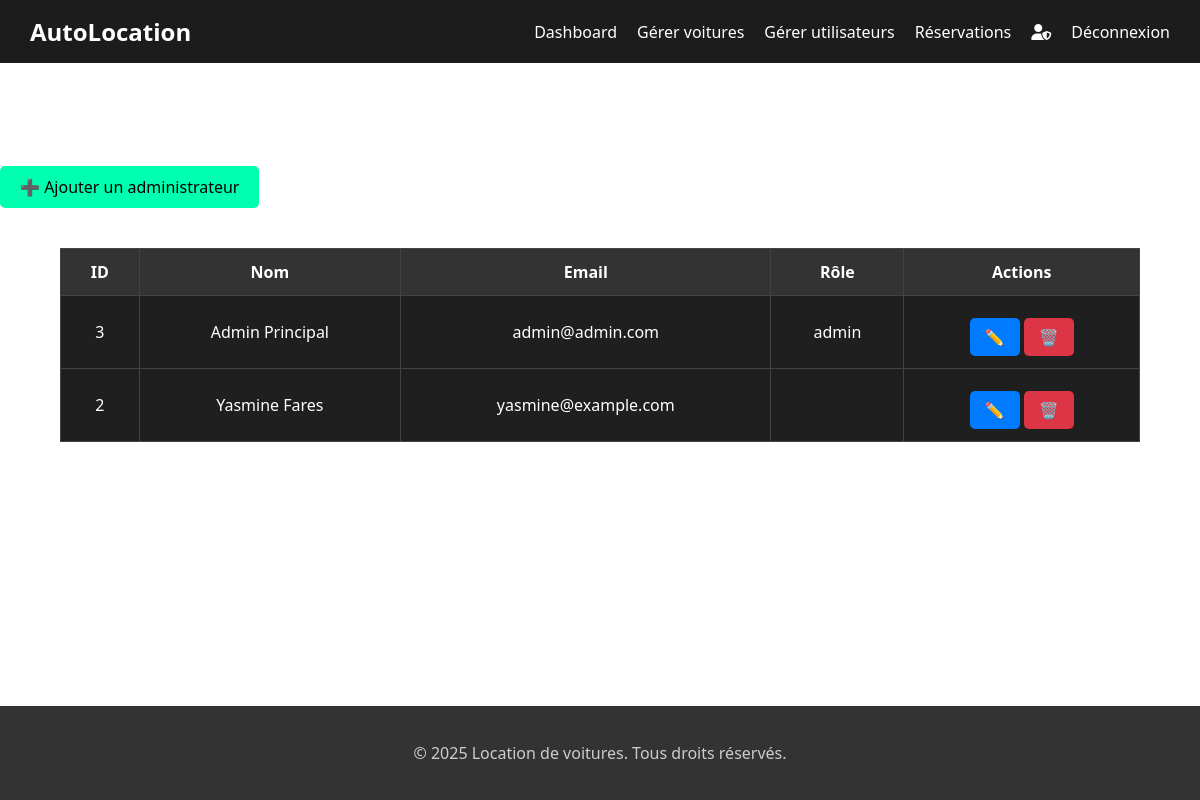
/gerer_utilisateur.php, run on the app's committed database.
### tables this page shows
CREATE TABLE `utilisateurs` (
  `id` int(11) NOT NULL,
  `nom` varchar(100) DEFAULT NULL,
  `email` varchar(100) DEFAULT NULL,
  `motdepasse` varchar(255) DEFAULT NULL,
  `role` enum('utilisateur','admin') DEFAULT 'utilisateur',
  `date_inscription` datetime DEFAULT current_timestamp()
);

### gerer_utilisateur.php (the view, shortened to what this page needs)
<?php
include 'db.php';
include 'header_admin.php';
$resultat = $conn->query("SELECT * FROM utilisateurs ORDER BY id DESC");
?>
<!DOCTYPE html>
<html lang="fr">
<head>
    <link rel="stylesheet" href="css/style.css">
</head>
<body>
<section class="section-utilisateurs">
    <h2>Gérer les utilisateurs</h2>
    <a href="ajouter_admin.php" class="btn-ajouter">➕ Ajouter un administrateur</a>
    <table class="table-utilisateurs">
        <thead>
            <tr>
                <th>ID</th>
                <th>Nom</th>
                <th>Email</th>
                <th>Rôle</th>
                <th>Actions</th>
            </tr>
        </thead>
        <tbody>
            <?php while ($u = $resultat->fetch_assoc()): ?>
                <tr>
                    <td><?= $u['id'] ?></td>
                    <td><?= htmlspecialchars($u['nom']) ?></td>
                    <td><?= htmlspecialchars($u['email']) ?></td>
                    <td><?= htmlspecialchars($u['role']) ?></td>
                    <td>
                        <a href="modifier_utilisateur.php?id=<?= $u['id'] ?>" class="btn modifier">✏️</a>
                        <a href="supprimer_utilisateur.php?id=<?= $u['id'] ?>" class="btn supprimer" onclick="return confirm('Supprimer cet utilisateur ?')">🗑️</a>
                    </td>
                </tr>
            <?php endwhile; ?>
        </tbody>
    </table>
</section>
<?php include 'footer.php'; ?>
</body>
</html>

### css/style.css (style rules this page uses)
body { margin: 0; font-family: 'Segoe UI', Tahoma, Geneva, Verdana, sans-serif; background: url('../images/background.jpg') no-repeat center center fixed; background-size: cover; color: #f0f0f0; }
.btn { background-color: #00aaff; padding: 10px 20px; color: white; text-decoration: none; border-radius: 5px; }
h2 { font-size: 2rem; margin-bottom: 20px; color: #ffffff; }
table { width: 100%; border-collapse: collapse; margin-top: 20px; background-color: #1e1e1e; }
th, td { padding: 12px; text-align: left; border-bottom: 1px solid #333; }
th { background-color: #222; font-weight: bold; }
.btn-ajouter { display: inline-block; margin: 20px auto; padding: 10px 20px; background-color: #00ffae; color: black; border-radius: 5px; text-decoration: none; }
.btn.modifier { background-color: #007bff; color: white; margin-top: 10px; display: inline-block; padding: 8px 15px; border-radius: 5px; text-decoration: none; }
.btn.supprimer { background-color: #dc3545; color: white; margin-top: 5px; display: inline-block; padding: 8px 15px; border-radius: 5px; text-decoration: none; }
.table-utilisateurs { width: 90%; margin: 20px auto; border-collapse: collapse; background-color: #1f1f1f; color: white; }
.table-utilisateurs th, .table-utilisateurs td { padding: 12px; border: 1px solid #444; text-align: center; }
.table-utilisateurs th { background-color: #333; }
.section-utilisateurs h2 { text-align: center; margin-top: 20px; }
.btn { background-color: #00ffc3; color: black; padding: 10px 20px; text-decoration: none; border-radius: 5px; }

### data on the page
utilisateurs: id "3", nom "Admin Principal", email "admin@admin.com", role "admin"
utilisateurs: id "2", nom "Yasmine Fares", email "yasmine@example.com"
